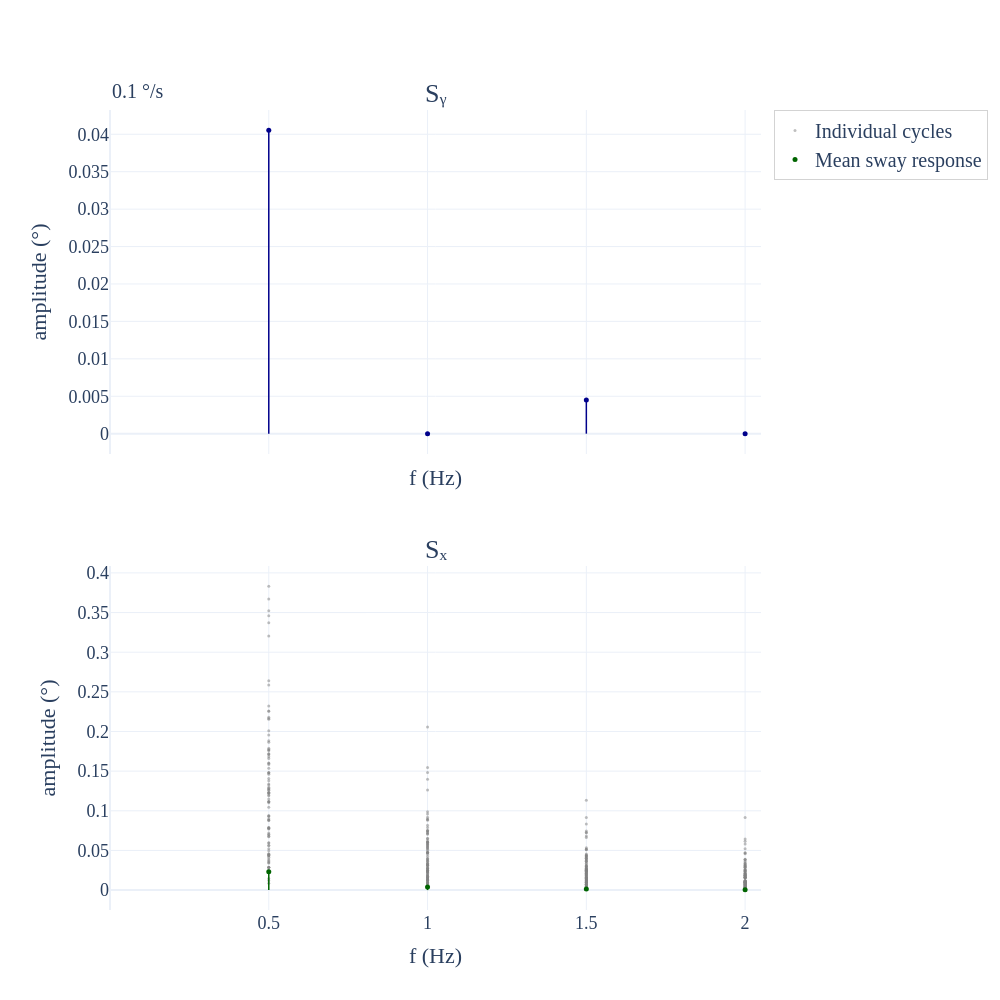

The notebook cell this image was saved under:
### Markdown cell above
# Amplitude spectra for one selected trial

Participant `AB12OC03`, trial `t19`, at 0.1 °/s. Grey markers show individual cleaned cycles; blue and green stems and markers show the magnitudes of the mean complex stimulus and response spectra. The stimulation frequency is 0.5 Hz.

### Code cell
example_candidates = [
    record for record in all_records
    if record['condition_label'] == '0.1'
    and record['subject_id'] == 'AB12OC03'
    and record['filepath'].stem.endswith('_t19')
]
if not example_candidates:
    raise RuntimeError('Could not find usable AB12OC03, condition 0.1, trial t19 data.')
example = example_candidates[0]

# Use the results preprocessing: 180 samples (2 seconds) per cycle, starting
# at sample 878. This gives frequency points spaced by 0.5 Hz.
example_cycle_sr = example['sr']

# Concatenate the cleaned cycles chronologically. This omits the beginning
# before cycle_start_samples and the incomplete cycle at the end.
clean_y = np.asarray(example_cycle_sr.stimulus).reshape(-1, order='F')
clean_x = np.asarray(example_cycle_sr.response).reshape(-1, order='F')
example_clean_sr = bp.data_class.sr_data(
    samplingrate_Hz=example_cycle_sr.samplingrate_Hz,
    stimulus=clean_y,
    response=clean_x,
    frequency_selection='all',
    name=f"{example['subject_id']}_{example['condition']} cleaned trial",
)
cycle_freq = example_cycle_sr.freq
cycle_sy = example_cycle_sr.stimulus_spectrum
cycle_sx = example_cycle_sr.response_spectrum

fig_spectra = make_subplots(
    rows=2, cols=1, subplot_titles=['Sᵧ', 'Sₓ'],
    shared_xaxes=True, vertical_spacing=0.14,
)

def add_qualitycheck_spectrum(fig, spectrum, mean_color, mean_label, row, col):
    # Individual-cycle amplitudes: grey markers, exactly as in plot_datacheck.
    for cycle_index in range(spectrum.shape[1]):
        fig.add_trace(
            go.Scatter(
                x=cycle_freq, y=np.abs(spectrum[:, cycle_index]),
                mode='markers', marker=dict(size=3, color='grey'),
                opacity=0.5, name='Individual cycles',
                showlegend=(cycle_index == 0 and row == 1 and col == 1),
            ),
            row=row, col=col,
        )

    mean_amplitude = np.abs(np.mean(spectrum, axis=1))
    stem_x = np.repeat(cycle_freq, 3)
    stem_y = np.empty(len(cycle_freq) * 3)
    stem_y[0::3] = 0
    stem_y[1::3] = mean_amplitude
    stem_y[2::3] = np.nan
    fig.add_trace(
        go.Scatter(
            x=stem_x, y=stem_y, mode='lines',
            line=dict(width=1.5, color=mean_color), showlegend=False,
        ),
        row=row, col=col,
    )
    fig.add_trace(
        go.Scatter(
            x=cycle_freq, y=mean_amplitude, mode='markers',
            marker=dict(size=5, color=mean_color),
            name=mean_label, showlegend=(mean_label != 'Mean stimulus'),
        ),
        row=row, col=col,
    )

add_qualitycheck_spectrum(
    fig_spectra, cycle_sy, 'darkblue', 'Mean stimulus', row=1, col=1
)
add_qualitycheck_spectrum(
    fig_spectra, cycle_sx, 'darkgreen', 'Mean sway response', row=2, col=1
)

for row in (1, 2):
    fig_spectra.update_xaxes(
        title_text='f (Hz)', tickmode='array',
        tickvals=np.arange(0, 2.01, 0.5), range=[0, 2.05], row=row, col=1,
    )
    fig_spectra.update_yaxes(title_text='amplitude (°)', row=row, col=1)
# Hide only the lower graph's x-axis label at zero to avoid two adjacent zeros.
fig_spectra.update_xaxes(
    ticktext=['', '0.5', '1', '1.5', '2'], row=2, col=1,
)
fig_spectra.update_xaxes(
    tickfont=dict(family='Times New Roman', size=18),
    title_font=dict(family='Times New Roman', size=22),
)
fig_spectra.update_yaxes(
    tickfont=dict(family='Times New Roman', size=18),
    title_font=dict(family='Times New Roman', size=22),
)
for annotation in fig_spectra.layout.annotations:
    if annotation.text in {'Sᵧ', 'Sₓ'}:
        annotation.font = dict(family='Times New Roman', size=26)
fig_spectra.update_layout(
    template='plotly_white', height=1000, width=1000,
    font=dict(family='Times New Roman', size=20),
    legend=dict(
        x=1.02, y=1.0, xanchor='left', yanchor='top',
        bgcolor='rgba(255,255,255,0.85)', bordercolor='lightgrey', borderwidth=1,
    ),
    margin=dict(l=110, r=220, t=110, b=90),
)
fig_spectra.add_annotation(
    text='0.1 °/s', x=0, y=1.04, xref='paper', yref='paper',
    showarrow=False, xanchor='left', font=dict(family='Times New Roman', size=20),
)
fig_spectra.show()
